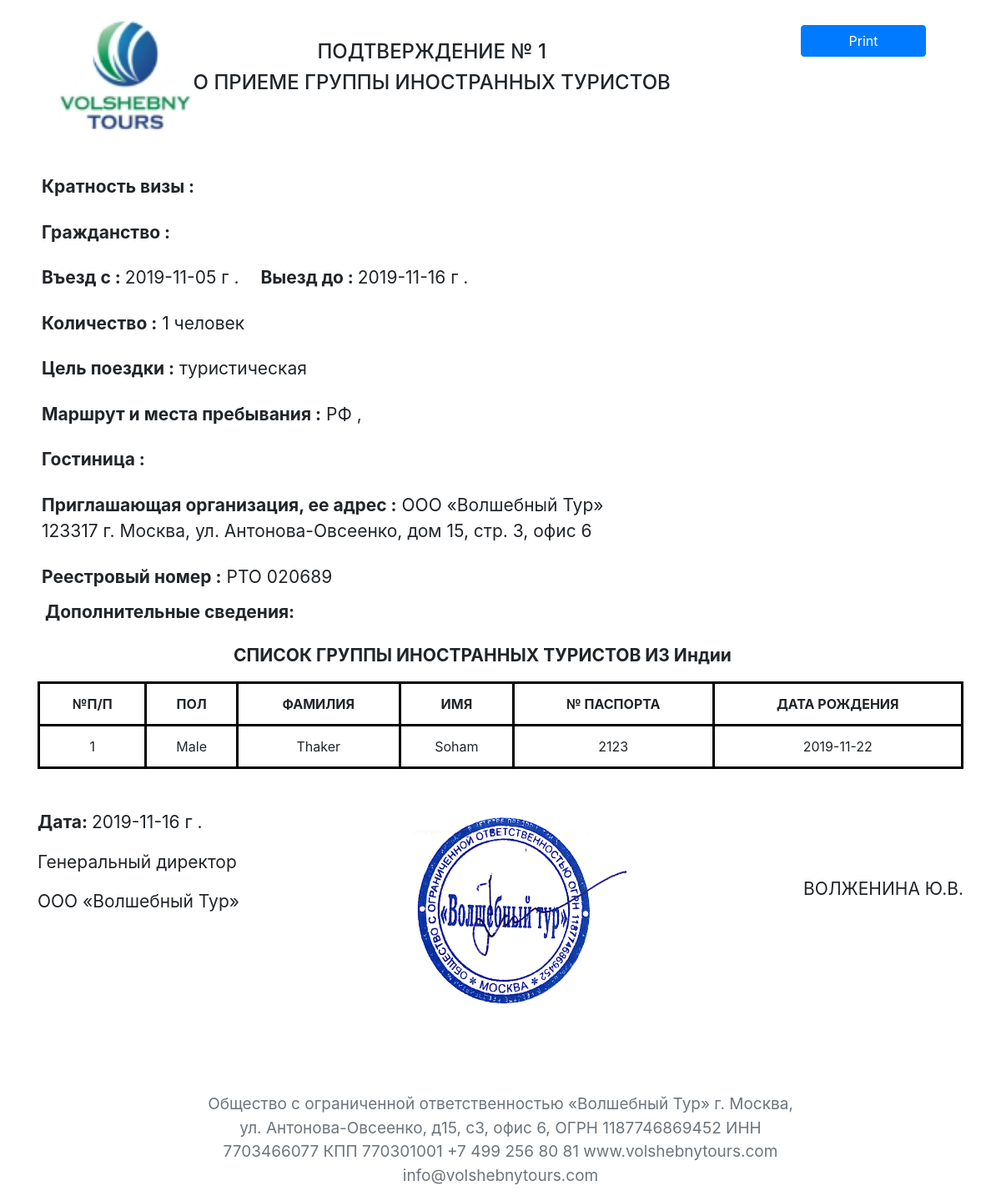
The app's page /RussianStampVisaLetter/1 with its own data.
### generateletter/models.py (models this page shows, shortened)
class Visaletters(models.Model):
    Organization_Details = models.ForeignKey(Organization,on_delete=models.PROTECT,related_name="Organization_Name",)
    MULTIPLICITY = (
        ("single", "single"),
        ("double", "double"),
    )
    PAS = (("1", "1"), ("2", "2"), ("3", "3"), ("4", "4"), ("5", "5"))
    TOUR = (
        ("TOURISM","TOURISM"),
        ("AIM TOURISM","AIM TOURISM")
    )
    GENDER = (
        ("M","M"),
        ("F","F"),
    )
    def number():
        no = Visaletters.objects.count()
        if no == None:
            return 1
        else:
            return (int(str( ( 220 - 64 ) + no + 1 )+"2019"))
    multiplicity = models.CharField(choices=MULTIPLICITY, default="SINGLE",max_length=100)
    no_passengers = models.IntegerField(default=1)
    Country = CountryField(blank_label='(select country)')
    Tourism= models.CharField(choices=TOUR, default="TOURISM",max_length= 100 )
    entry_from = models.CharField(max_length=200)
    departure_to = models.CharField(max_length=200)
    Visa_Letter_Number = models.CharField(default=number,max_length=200)
    Visa_Letter_N = models.CharField(default = str(number),editable=False,max_length=200)
    Date_of_letter = models.CharField(max_length=200, blank=True)
    Routes_and_Places = models.CharField(max_length=500, default="moscow")
    hotels = models.CharField(max_length=264)
    multi = (("Paid", "Paid"), ("unpaid", "unpaid"))
    Payment_status = models.CharField(max_length=200, choices=multi, default="unpaid")
    amount = models.PositiveIntegerField()
    firstname_1 = models.CharField(max_length=264)
    lastname_1 = models.CharField(max_length=264)
    Passport_Number_1 = models.CharField(max_length=200, unique=True)
    Date_Of_Birth_1 = models.CharField(max_length=200)
    Sex_1 = models.CharField(choices=GENDER,max_length=100)
    firstname_2 = models.CharField(max_length=264, blank=True)
    lastname_2 = models.CharField(max_length=264, blank=True)
    Passport_Number_2 = models.CharField(max_length=200, blank=True)
    Date_Of_Birth_2 = models.CharField(max_length=200, blank=True)
    Sex_2 = models.CharField(max_length=100,choices=GENDER, blank=True)
    firstname_3 = models.CharField(max_length=264, blank=True)
    lastname_3 = models.CharField(max_length=264, blank=True)
    Passport_Number_3 = models.CharField(max_length=200, blank=True)
    Date_Of_Birth_3 = models.CharField(max_length=200, blank=True)
    Sex_3 = models.CharField(max_length=100,choices=GENDER, blank=True)
    firstname_4 = models.CharField(max_length=264, blank=True)
    lastname_4 = models.CharField(max_length=264, blank=True)
    Passport_Number_4 = models.CharField(max_length=200, blank=True)
    Date_Of_Birth_4 = models.CharField(max_length=200, blank=True)
    Sex_4 = models.CharField(max_length=100,choices=GENDER, blank=True)
    firstname_5 = models.CharField(max_length=264, blank=True)
    lastname_5 = models.CharField(max_length=264, blank=True)
    Passport_Number_5 = models.CharField(max_length=200, blank=True)
    Date_Of_Birth_5 = models.CharField(max_length=200, blank=True)
    Sex_5 = models.CharField(max_length=100,choices=GENDER, blank=True)
    class Meta:
        verbose_name_plural = "Fill Form to Generate Visa Letter and Voucher"

### generateletter/views.py (the view)
# urls.py: path("RussianStampVisaLetter/<int:pk>", views.RussianStampVisaLetter.as_view(), name="RussianStampVisaLetter"),
class RussianStampVisaLetter(DetailView):
    model = Visaletters
    context_object_name = "russian_visa"
    template_name = "generateletter/RussianStampVisaLetter.html"

### templates/generateletter/RussianStampVisaLetter.html (shortened to what this page needs)
  <!doctype html>
  {% load staticfiles %}
  <html lang="en">
  <head>
    <link rel="stylesheet" href="https://stackpath.bootstrapcdn.com/bootstrap/4.3.1/css/bootstrap.min.css"
>
  </head>
  <body>
    <div class="djangtwo">
      <!doctype html>
      <html lang="en">
      <head>
        <link rel="stylesheet" href="https://stackpath.bootstrapcdn.com/bootstrap/4.3.1/css/bootstrap.min.css"
>
      </head>
      <body>
                    <button id="printPageButton" class="btn btn-primary" onClick="window.print();" style="float: right; margin-right:90px; margin-top:30px; width:150px;">Print</button>
        <div class="container">
          <div class="row">
            <div class="col-2 mb-3">
              <img src="{% static 'Logo--k7-01.jpg' %}" alt="" class="d-flex" style="width: 180px; height: 180px">
            </div>
            <div class="col-10 mt-5">
              <h4 class="text-center col-10">ПОДТВЕРЖДЕНИЕ № {{ russian_visa.Visa_Letter_Number }}</h4>
              <h4 class="text-center col-10">О ПРИЕМЕ ГРУППЫ ИНОСТРАННЫХ ТУРИСТОВ</h4>
            </div>
          </div>
          <div class="row">
            <ul class="list-group mb-1">
              <li class="list-group-item border-0 fontsize"><b>Кратность визы :</b>{{ value|stringformat:"E" }}
              </li>
              <li class="list-group-item border-0 fontsize"><b>Гражданство :</b> {{ russian.Country }}
              </li>
              <li class="list-group-item border-0 fontsize"><b>Въезд с : </b>{{ russian_visa.entry_from }} г . <span
                  style="margin-left:20px"><b>Выезд до : </b>{{ russian_visa.departure_to }} г . </span></li>
              <li class="list-group-item border-0 fontsize"><b>Количество :</b> {{ russian_visa.no_passengers }} человек
              </li>
              <li class="list-group-item border-0 fontsize"><b>Цель поездки :</b>
                {% if russian_visa.Tourism == 'TOURISM' %}
                туристическая
                {% elif russian_visa.Tourism == 'AIM TOURISM' %}
               <span class="text-uppercase"> Деловая </span>
                {% endif %} </li>
              <li class="list-group-item border-0 fontsize"><b>Маршрут и места пребывания :</b> РФ , {{ russian.Routes_and_Places }} </li>
              <li class="list-group-item border-0 fontsize"><b>Гостиница :</b> {{ russian.hotels }}
              </li>
              <li class="list-group-item border-0 fontsize"><b>Приглашающая организация, ее адрес :</b> ООО «Волшебный Тур» <br>
               123317 г. Москва, ул. Антонова-Овсеенко, дом 15, стр. 3, офис 6
  </li>
              <li class="list-group-item border-0 fontsize"><b>Реестровый номер :</b> PTO 020689</li>
              <p class="ml-4 fontsize"><b>Дополнительные сведения:</b></p>
              </ul>
              <p class=" fontsize" style="margin-left:250px"><b>СПИСОК ГРУППЫ ИНОСТРАННЫХ ТУРИСТОВ ИЗ Индии</b></p>
          </div>
          {% if russian_visa.firstname_5 %}
          <table class="table text-center table-bordered">
            <thead>
              <tr>
                <th>№П/П</th>
                <th>ПОЛ</th>
                <th>ФАМИЛИЯ</th>
                <th>ИМЯ</th>
                <th>№ ПАСПОРТА</th>
                <th>ДАТА РОЖДЕНИЯ</th>
              </tr>
            </thead>
            <tr>
              <td>1</td>
              <td>{{russian_visa.Sex_1}}</td>
              <td>{{russian_visa.lastname_1}}</td>
              <td>{{russian_visa.firstname_1}}</td>
              <td>{{russian_visa.Passport_Number_1}} </td>
              <td>{{russian_visa.Date_Of_Birth_1}}</td>
            </tr>
            <tr>
              <td>2</td>
              <td>{{russian_visa.Sex_2}}</td>
              <td>{{russian_visa.lastname_2}}</td>
              <td>{{russian_visa.firstname_2}}</td>
              <td>{{russian_visa.Passport_Number_2}} </td>
              <td>{{russian_visa.Date_Of_Birth_2}}</td>
            </tr>
            <tr>
              <td>3</td>
              <td>{{russian_visa.Sex_3}}</td>
              <td>{{russian_visa.lastname_3}}</td>
              <td>{{russian_visa.firstname_3}}</td>
              <td>{{russian_visa.Passport_Number_3}} </td>
              <td>{{russian_visa.Date_Of_Birth_3}}</td>
            </tr>
            <tr>
              <td>4</td>
              <td>{{russian_visa.Sex_4}}</td>
              <td>{{russian_visa.lastname_4}}</td>
              <td>{{russian_visa.firstname_4}}</td>
              <td>{{russian_visa.Passport_Number_4}} </td>
              <td>{{russian_visa.Date_Of_Birth_4}}</td>
            </tr>
            <tr>
              <td>5</td>
              <td>{{russian_visa.Sex_5}}</td>
              <td>{{russian_visa.lastname_5}}</td>
              <td>{{russian_visa.firstname_5}}</td>
              <td>{{russian_visa.Passport_Number_5}} </td>
              <td>{{russian_visa.Date_Of_Birth_5}}</td>
            </tr>
          </table>
          {% elif russian_visa.firstname_1 %}
          <table class="table text-center table-bordered">
            <thead>
              <tr>
                <th>№П/П</th>
                <th>ПОЛ</th>
                <th>ФАМИЛИЯ</th>
                <th>ИМЯ</th>
                <th>№ ПАСПОРТА</th>
                <th>ДАТА РОЖДЕНИЯ</th>
              </tr>
            </thead>
            <tr>
              <td>1</td>
              <td>{{russian_visa.Sex_1}}</td>
              <td>{{russian_visa.lastname_1}}</td>
              <td>{{russian_visa.firstname_1}}</td>
              <td>{{russian_visa.Passport_Number_1}}</td>
              <td>{{russian_visa.Date_Of_Birth_1}}</td>
            </tr>
          </table>
          {% endif %}
          <div class="d-flex flex-row justify-content-between mt-5 fontsize">
            <div>
              <p><b>Дата: </b>{{russian_visa.Date_of_letter}} г . </p>
              <p>Генеральный директор</p>
              <p>ООО «Волшебный Тур»</p>
            </div>
            <div>
              <img src="{% static 'final3.jpg' %}" alt="" class="d-flex" style='width: 265px; height: 240px; '>
            </div>
            <div>
              <div>
                <p style="margin-top:80px" class="text-uppercase">Волженина Ю.В.</p>
              </div>
            </div>
          </div>
          <div class="row">
            <div class="col-8 text-center text-muted mx-auto" style="margin-top: 100px">
              <p class="font_size">Общество с ограниченной ответственностью «Волшебный Тур»
                г. Москва, ул. Антонова-Овсеенко, д15, с3, офис 6, ОГРН 1187746869452 ИНН 7703466077 КПП 770301001
                +7 499 256 80 81 www.volshebnytours.com info@volshebnytours.com</p>
            </div>
          </div>
      </body>
      </html>
    </div>
  </body>
  </html>
</body>
</html>

### templates/generateletter/RussianStampVisaLetter.html (style rules this page uses)
.font_size { font-size: 19px; }
.fontsize { font-size: 21px; }
table.table-bordered > tbody > tr > td { border:3px solid black !important; }
table.table-bordered > thead > tr > th { border:3px solid black !important; }

### records on screen
Visaletters: Visa_Letter_Number "1", entry_from "2019-11-05", departure_to "2019-11-16", no_passengers "1", Sex_1 "Male", lastname_1 "Thaker", firstname_1 "Soham", Passport_Number_1 "2123", Date_Of_Birth_1 "2019-11-22", Date_of_letter "2019-11-16"
